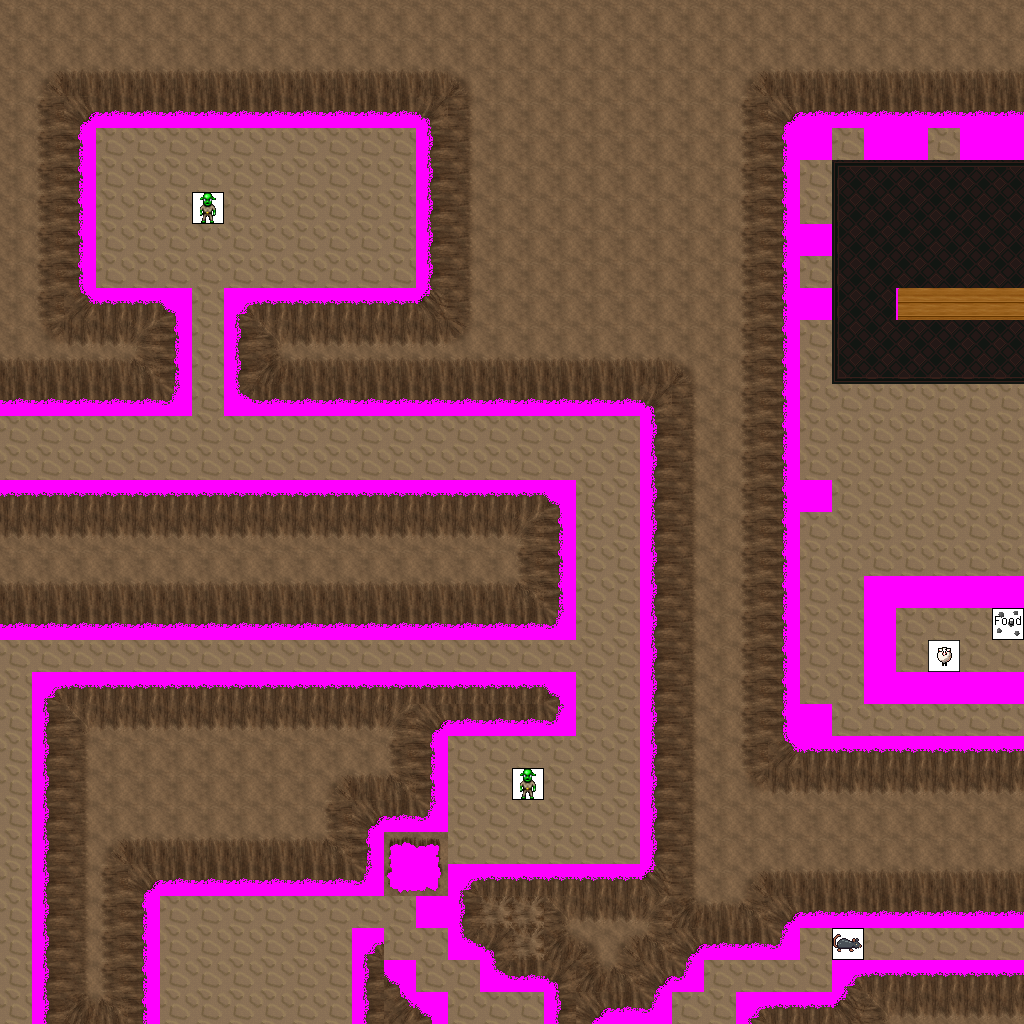

A 2D game scene composited from a Tiled map and its tileset images. What follows is a short description and the map's XML, with each tile layer's data collapsed to a summary:
An orthogonal 32x32 tile map with 32x32 px tiles, 6 tile layers (Ground, Objects, Above, Walkable, ...), 17 tilesets and 22 objects (11x newmap, from_west_0, from_west_1, from_west_2, from_west_3, ...).

<map version="1.0" orientation="orthogonal" width="32" height="32" tilewidth="32" tileheight="32">
 <tileset firstgid="1" name="ground_ground_2" tilewidth="32" tileheight="32">
  <image source="../drawable/ground_ground_2.png" width="128" height="32" />
 </tileset>
 <tileset firstgid="5" name="ground_brown" tilewidth="32" tileheight="32">
  <image source="../drawable/ground_brown.png" width="160" height="32" />
 </tileset>
 <tileset firstgid="10" name="furniture_carpet_brown_rug" tilewidth="32" tileheight="32">
  <image source="../drawable/furniture_carpet_brown_rug.png" width="96" height="128" />
 </tileset>
 <tileset firstgid="22" name="item_statue_grey_stone" tilewidth="32" tileheight="32">
  <image source="../drawable/item_statue_grey_stone.png" width="64" height="64" />
 </tileset>
 <tileset firstgid="26" name="furniture_light_torch_top" tilewidth="32" tileheight="32">
  <image source="../drawable/furniture_light_torch_top.png" width="32" height="128" />
 </tileset>
 <tileset firstgid="30" name="furniture_chair_wooden" tilewidth="32" tileheight="32">
  <image source="../drawable/furniture_chair_wooden.png" width="160" height="32" />
 </tileset>
 <tileset firstgid="35" name="building_fence_fence_chunky" tilewidth="32" tileheight="32">
  <image source="../drawable/building_fence_fence_chunky.png" width="96" height="224" />
 </tileset>
 <tileset firstgid="56" name="item_food_rustic_meals" tilewidth="32" tileheight="32">
  <image source="../drawable/item_food_rustic_meals.png" width="64" height="32" />
 </tileset>
 <tileset firstgid="58" name="furniture_table_wooden_rectangular" tilewidth="32" tileheight="32">
  <image source="../drawable/furniture_table_wooden_rectangular.png" width="96" height="96" />
 </tileset>
 <tileset firstgid="67" name="logic_creature_rodent" tilewidth="32" tileheight="32">
  <image source="../drawable/logic_creature_rodent.png" width="256" height="32" />
 </tileset>
 <tileset firstgid="75" name="logic_creature_goblin" tilewidth="32" tileheight="32">
  <image source="../drawable/logic_creature_goblin.png" width="96" height="32" />
 </tileset>
 <tileset firstgid="78" name="logic_creature_sheep" tilewidth="32" tileheight="32">
  <image source="../drawable/logic_creature_sheep.png" width="32" height="32" />
 </tileset>
 <tileset firstgid="79" name="logic_item_sheepfood" tilewidth="32" tileheight="32">
  <image source="../drawable/logic_item_sheepfood.png" width="32" height="32" />
 </tileset>
 <tileset firstgid="80" name="plant_bush_bushes" tilewidth="32" tileheight="32">
  <image source="../drawable/plant_bush_bushes.png" width="160" height="64" />
 </tileset>
 <tileset firstgid="90" name="building_wall_int_clay" tilewidth="32" tileheight="32">
  <image source="../drawable/building_wall_int_clay.png" width="320" height="320" />
 </tileset>
 <tileset firstgid="190" name="furniture_bed_double_peach" tilewidth="32" tileheight="32">
  <image source="../drawable/furniture_bed_double_peach.png" width="64" height="128" />
 </tileset>
 <tileset firstgid="198" name="walkable_sentinel" tilewidth="32" tileheight="32">
  <image source="../drawable/walkable_sentinel.png" width="32" height="32" />
 </tileset>
 <layer name="Ground" width="32" height="32">
  <data>[1024 cells, 1022 non-empty, 3 distinct tile ids]</data>
 </layer>
 <layer name="Objects" width="32" height="32">
  <data>[1024 cells, 41 non-empty, 18 distinct tile ids]</data>
 </layer>
 <layer name="Above" width="32" height="32">
  <data>[1024 cells, 1 non-empty, 1 distinct tile ids]</data>
 </layer>
 <layer name="Walkable" width="32" height="32">
  <data>[1024 cells, 716 non-empty, 1 distinct tile ids]</data>
 </layer>
 <layer name="Objects_stendhal" width="32" height="32">
  <data>[1024 cells, 724 non-empty, 39 distinct tile ids]</data>
 </layer>
 <layer name="Objects_stendhal2" width="32" height="32">
  <data>[1024 cells, 5 non-empty, 4 distinct tile ids]</data>
 </layer>
 <objectgroup name="Mapevents" width="32" height="32">
  <object name="exit_east_0" type="newmap" x="992" y="192" width="32" height="96">
   <properties>
    <property name="map" value="level_4_semos_dungeon_x2_y0" />
    <property name="place" value="from_east_0" />
   </properties>
  </object>
  <object name="exit_east_1" type="newmap" x="992" y="352" width="32" height="224">
   <properties>
    <property name="map" value="level_4_semos_dungeon_x2_y0" />
    <property name="place" value="from_east_1" />
   </properties>
  </object>
  <object name="exit_east_2" type="newmap" x="992" y="640" width="32" height="32">
   <properties>
    <property name="map" value="level_4_semos_dungeon_x2_y0" />
    <property name="place" value="from_east_2" />
   </properties>
  </object>
  <object name="exit_east_3" type="newmap" x="992" y="704" width="32" height="32">
   <properties>
    <property name="map" value="level_4_semos_dungeon_x2_y0" />
    <property name="place" value="from_east_3" />
   </properties>
  </object>
  <object name="exit_east_4" type="newmap" x="992" y="928" width="32" height="32">
   <properties>
    <property name="map" value="level_4_semos_dungeon_x2_y0" />
    <property name="place" value="from_east_4" />
   </properties>
  </object>
  <object name="exit_west_0" type="newmap" x="0" y="416" width="32" height="64">
   <properties>
    <property name="map" value="level_4_semos_dungeon_x0_y0" />
    <property name="place" value="from_west_0" />
   </properties>
  </object>
  <object name="exit_west_1" type="newmap" x="0" y="960" width="32" height="32">
   <properties>
    <property name="map" value="level_4_semos_dungeon_x0_y0" />
    <property name="place" value="from_west_1" />
   </properties>
  </object>
  <object name="exit_south_0" type="newmap" x="0" y="992" width="32" height="32">
   <properties>
    <property name="map" value="level_4_semos_dungeon_x1_y1" />
    <property name="place" value="from_south_0" />
   </properties>
  </object>
  <object name="exit_south_1" type="newmap" x="160" y="992" width="192" height="32">
   <properties>
    <property name="map" value="level_4_semos_dungeon_x1_y1" />
    <property name="place" value="from_south_1" />
   </properties>
  </object>
  <object name="exit_south_2" type="newmap" x="512" y="992" width="32" height="32">
   <properties>
    <property name="map" value="level_4_semos_dungeon_x1_y1" />
    <property name="place" value="from_south_2" />
   </properties>
  </object>
  <object name="exit_south_3" type="newmap" x="672" y="992" width="32" height="32">
   <properties>
    <property name="map" value="level_4_semos_dungeon_x1_y1" />
    <property name="place" value="from_south_3" />
   </properties>
  </object>
 </objectgroup>
 <objectgroup name="Spawn" width="32" height="32">
  <object name="from_west_0" x="992" y="224" width="32" height="32" />
  <object name="from_west_1" x="992" y="448" width="32" height="32" />
  <object name="from_west_2" x="992" y="640" width="32" height="32" />
  <object name="from_west_3" x="992" y="704" width="32" height="32" />
  <object name="from_west_4" x="992" y="928" width="32" height="32" />
  <object name="from_east_0" x="0" y="448" width="32" height="32" />
  <object name="from_east_1" x="0" y="960" width="32" height="32" />
  <object name="from_north_0" x="0" y="992" width="32" height="32" />
  <object name="from_north_1" x="256" y="992" width="32" height="32" />
  <object name="from_north_2" x="512" y="992" width="32" height="32" />
  <object name="from_north_3" x="672" y="992" width="32" height="32" />
 </objectgroup>
 <objectgroup name="Keys" width="32" height="32" />
 <objectgroup name="Replace" width="32" height="32" />
</map>
